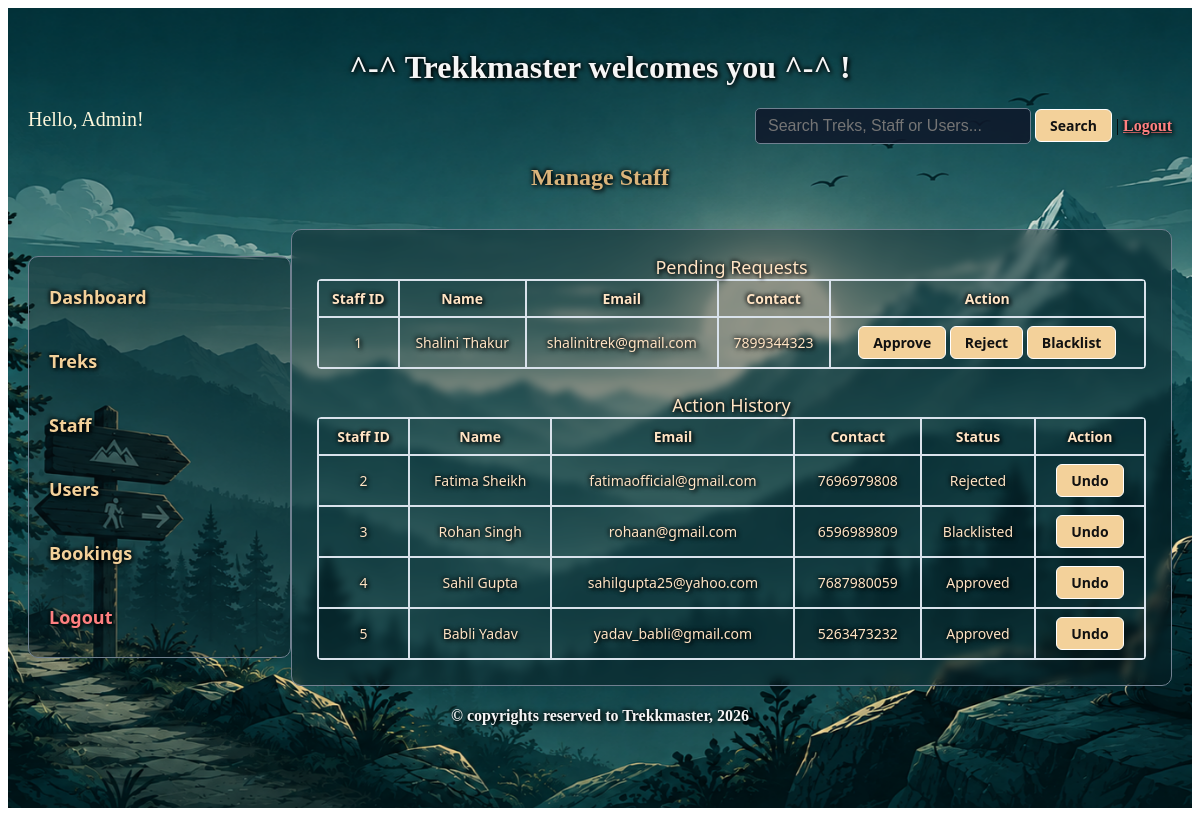
/manage_staff (signed in), run on the app's committed database.
### models.py (models this page shows, shortened)
class Staff(db.Model):
    __tablename__='staff'
    staff_id = db.Column(db.Integer, primary_key=True)
    user_id = db.Column(db.Integer, db.ForeignKey('user_details.user_id'), nullable=False, unique=True) #linking child to parent
    full_name = db.Column(db.String, nullable=False)
    address = db.Column(db.String, nullable=False)
    phone_no = db.Column(db.String(15), nullable=False)
    status = db.Column(db.Integer, nullable=False, default=0)  #0-registered, 1-approved, 2-rejected, 4- blacklisted
    treks = db.relationship("Trek", backref="assigned_staff")

class User_Details(db.Model, UserMixin):
    __tablename__='user_details' #user defind name
    user_id = db.Column(db.Integer, primary_key=True)
    email = db.Column(db.String, unique = True, nullable=False)
    password = db.Column(db.String, nullable=False)
    role = db.Column(db.Integer, nullable=False)  #0-admin, 1-staff, 2-trekker
    trekker=db.relationship("Trekker", cascade="all,delete", backref="user_details", uselist=False)
    staff=db.relationship("Staff", cascade="all,delete", backref="user_details", uselist=False)

### controller.py (the view, shortened to what this page needs)
@app.route('/manage_staff', methods=['GET', 'POST'])
@login_required
def manage_staff():
    staff_id = request.args.get('staff_id')
    action = request.args.get('action')
    pending_staff = db.session.query(Staff).filter(Staff.status == 0).all()
    history_staff = db.session.query(Staff).filter(Staff.status != 0).all()
    return render_template("manage_staff.html", pending_staff=pending_staff, history_staff=history_staff)

### app.py (called while the page is built)
@login_manager.user_loader
def load_user(user_id):
    return User_Details.query.get(int(user_id))

### templates/manage_staff.html (shortened to what this page needs)
<!DOCTYPE html>
<html lang="en">
<head>
    <link rel="stylesheet" href="/static/main.css">
</head>
<body>
    <div class="container">
        <div class="center">
            <h1>^-^ Trekkmaster welcomes you ^-^ !</h1>
        </div>
        <div style="display: flex; justify-content: space-between;">
            <span style="text-align: left; color: cornsilk; font-size: 20px;">Hello, Admin!</span>
            <span style="text-align: right;">
                <form action="{{ url_for('search') }}" method="GET">
                    <input type="text" name="q" placeholder="Search Treks, Staff or Users..." style="width: 250px">
                    <input type="submit" value="Search"> | <a href="/admin_logout">Logout</a>
                </form>
            </span>
        </div>
        <h2 class="heading">Manage Staff</h2>
        <br>
        <div style="display: flex;">
            <div class="sidebar">
                <a href="{{ url_for('admin_dash') }}" class="normal-text-link">Dashboard</a><br>
                <a href="{{ url_for('manage_treks') }}" class="normal-text-link">Treks</a><br>
                <a href="{{ url_for('manage_staff') }}" class="normal-text-link">Staff</a><br>
                <a href="{{ url_for('manage_users') }}" class="normal-text-link">Users</a><br>
                <a href="{{ url_for('manage_bookings') }}" class="normal-text-link">Bookings</a><br>
                <a href="/admin_logout" class="normal-text-link">Logout</a>
            </div>
            <div class="dash_style">
                <table class="table" name="Recent Treks">
                    <caption style="font-size: 18px;">Pending Requests</caption>
                    {% if pending_staff %}
                    <tr>
                        <th>Staff ID</th>
                        <th>Name</th>
                        <th>Email</th>
                        <th>Contact</th>
                        <th>Action</th>
                    </tr>
                    {% for s in pending_staff %}
                    <tr>
                        <td>{{ s.staff_id }}</td>
                        <td>{{ s.full_name }}</td>
                        <td>{{ s.user_details.email }}</td>
                        <td>{{ s.phone_no }}</td>
                        <td>
                            <a href="{{ url_for('manage_staff', staff_id=s.staff_id, action='approve') }}"><button
                                    type="button">Approve</button></a>
                            <a href="{{ url_for('manage_staff', staff_id=s.staff_id, action='reject') }}"><button
                                    type="button">Reject</button></a>
                            <a href="{{ url_for('manage_staff', staff_id=s.staff_id, action='blacklist') }}"><button
                                    type="button">Blacklist</button></a>
                        </td>
                    </tr>
                    {% endfor %}
                    {% else %}
                    <tr>
                        <td>No requests are pending!</td>
                    </tr>
                    {% endif %}
                </table>
                <br>
                <table class="table" name="Recent Treks">
                    <caption style="font-size: 18px;">Action History</caption>
                    {% if history_staff %}
                    <tr>
                        <th>Staff ID</th>
                        <th>Name</th>
                        <th>Email</th>
                        <th>Contact</th>
                        <th>Status</th>
                        <th>Action</th>
                    </tr>
                    {% for s in history_staff %}
                    <tr>
                        <td>{{ s.staff_id }}</td>
                        <td>{{ s.full_name }}</td>
                        <td>{{ s.user_details.email }}</td>
                        <td>{{ s.phone_no }}</td>
                        <td>
                            {% if s.status == 1 %}
                            <span>Approved</span>
                            {% elif s.status == 2 %}
                            <span>Rejected</span>
                            {% elif s.status == 3 %}
                            <span>Blacklisted</span>
                            {% endif %}
                        </td>
                        <td><a href="{{ url_for('manage_staff', staff_id=s.staff_id, action='undo') }}"><button
                                    type="button">Undo</button></a></td>
                    </tr>
                    {% endfor %}
                    {% else %}
                    <tr>
                        <td>No Staff History recorded yet!</td>
                    </tr>
                    {% endif %}
                </table>
            </div>
        </div>
        <div class="center">
            <h4>&copy; copyrights reserved to Trekkmaster, 2026</h4>
        </div>
    </div>
</body>
</html>

### static/main.css (style rules this page uses)
.container { background: url('bg.png') no-repeat center center fixed; background-size: cover; width: 100%; min-height: 100vh; box-sizing: border-box; padding: 20px; }
.heading, .center, .sidebar, .dash_style, .form_style, .single-metrics-card, .normal-text-link, a { text-shadow: 2px 2px 4px #000000, -1px -1px 4px #000000; }
.heading { text-align: center; color: rgb(218, 180, 123); }
.center { text-align: center; color: whitesmoke; }
.sidebar { background: rgba(10, 25, 30, 0.393); width: 20%; border: 1px solid slategrey; margin: auto; border-radius: 10px; font-size: 18px; font-family: 'Segoe UI', Tahoma, Geneva, Verdana, sans-serif; padding: 20px; }
.sidebar a, .normal-text-link { color: rgb(243, 209, 154); text-decoration: none; font-weight: 600; display: block; margin: 8px 0; }
.dash_style, .form_style { background: rgba(10, 25, 30, 0.393); backdrop-filter: blur(4px); -webkit-backdrop-filter: blur(6px); border: 1px solid slategrey; width: 75%; margin: auto; border-radius: 10px; font-size: 18px; font-family: 'Segoe UI', Tahoma, Geneva, Verdana, sans-serif; padding: 25px; color: #ffffff; }
input[type="text"], input[type="email"], input[type="password"], input[type="number"], input[type="date"], textarea, select { background-color: rgba(15, 23, 42, 0.85); color: #ffffff; border: 1px solid slategrey; border-radius: 5px; padding: 8px 12px; font-size: 16px; }
.button, button, input[type="button"], input[type="submit"], .btn { font-size: 14px; font-family: 'Segoe UI', Tahoma, Geneva, Verdana, sans-serif; background-color: rgb(243, 209, 154) !important; color: #111111 !important; border: 1px solid #ffffff !important; border-radius: 6px; padding: 6px 14px; font-weight: 700; cursor: pointer; text-shadow: none !important; opacity: 1 !important; transition: background-color 0.2s, transform 0.1s; }
.table { border-spacing: 0; width: 100%; border: 1px solid rgb(217, 226, 235); margin: auto; border-radius: 4px; font-size: 14px; color: bisque; font-family: 'Segoe UI', Tahoma, Geneva, Verdana, sans-serif; text-align: center; }
.table th, .table td { border: 1px solid rgb(217, 226, 235); padding: 8px; }
.logout-link, a[href*="admin_logout"], a[href*="staff_logout"], a[href*="user_logout"] { color: #ff8080 !important; font-weight: bold; }

### data on the page
Staff: staff_id "1", full_name "Shalini Thakur", user_details.email "shalinitrek@gmail.com", phone_no "7899344323"
Staff: staff_id "2", full_name "Fatima Sheikh", user_details.email "fatimaofficial@gmail.com", phone_no "7696979808", status "Rejected"
Staff: staff_id "3", full_name "Rohan Singh", user_details.email "rohaan@gmail.com", phone_no "6596989809", status "Blacklisted"
Staff: staff_id "4", full_name "Sahil Gupta", user_details.email "sahilgupta25@yahoo.com", phone_no "7687980059", status "Approved"
Staff: staff_id "5", full_name "Babli Yadav", user_details.email "yadav_babli@gmail.com", phone_no "5263473232", status "Approved"
